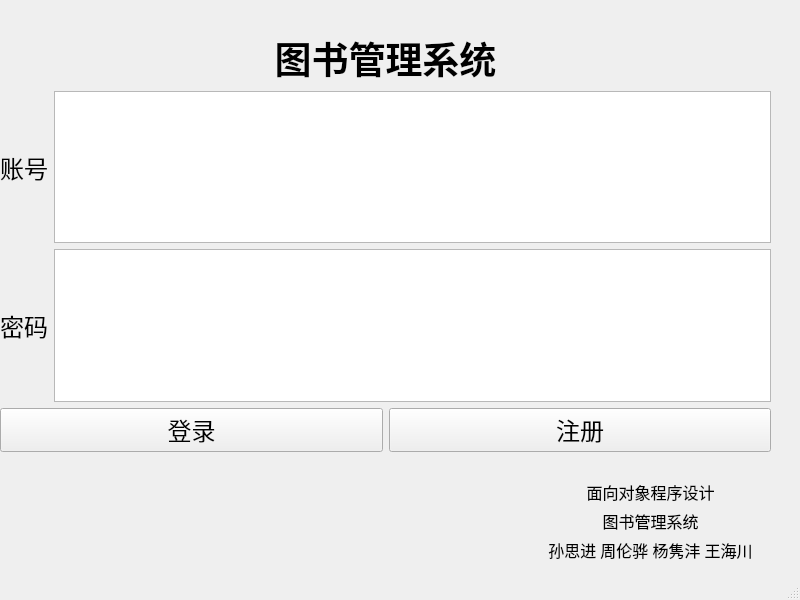
<?xml version="1.0" encoding="UTF-8"?>
<ui version="4.0">
 <class>Login</class>
 <widget class="QMainWindow" name="Login">
  <property name="geometry">
   <rect>
    <x>0</x>
    <y>0</y>
    <width>800</width>
    <height>600</height>
   </rect>
  </property>
  <property name="windowTitle">
   <string>登录</string>
  </property>
  <widget class="QWidget" name="centralwidget">
   <widget class="QWidget" name="verticalLayoutWidget">
    <property name="geometry">
     <rect>
      <x>520</x>
      <y>480</y>
      <width>261</width>
      <height>81</height>
     </rect>
    </property>
    <layout class="QVBoxLayout" name="verticalLayout">
     <item>
      <widget class="QLabel" name="label_5">
       <property name="font">
        <font>
         <family>宋体</family>
         <pointsize>12</pointsize>
        </font>
       </property>
       <property name="contextMenuPolicy">
        <enum>Qt::NoContextMenu</enum>
       </property>
       <property name="text">
        <string>面向对象程序设计</string>
       </property>
       <property name="alignment">
        <set>Qt::AlignCenter</set>
       </property>
      </widget>
     </item>
     <item>
      <widget class="QLabel" name="label_7">
       <property name="font">
        <font>
         <family>宋体</family>
         <pointsize>12</pointsize>
        </font>
       </property>
       <property name="contextMenuPolicy">
        <enum>Qt::NoContextMenu</enum>
       </property>
       <property name="text">
        <string>图书管理系统</string>
       </property>
       <property name="alignment">
        <set>Qt::AlignCenter</set>
       </property>
      </widget>
     </item>
     <item>
      <widget class="QLabel" name="label_4">
       <property name="font">
        <font>
         <family>宋体</family>
         <pointsize>12</pointsize>
        </font>
       </property>
       <property name="contextMenuPolicy">
        <enum>Qt::NoContextMenu</enum>
       </property>
       <property name="text">
        <string>孙思进 周伦骅 杨隽沣 王海川</string>
       </property>
       <property name="alignment">
        <set>Qt::AlignCenter</set>
       </property>
      </widget>
     </item>
    </layout>
   </widget>
   <widget class="QWidget" name="verticalLayoutWidget_2">
    <property name="geometry">
     <rect>
      <x>0</x>
      <y>11</y>
      <width>771</width>
      <height>441</height>
     </rect>
    </property>
    <layout class="QVBoxLayout" name="verticalLayout_2">
     <item>
      <widget class="QLabel" name="label_6">
       <property name="text">
        <string/>
       </property>
       <property name="pixmap">
        <pixmap resource="data.qrc">:/img/img/shmtulogo.png</pixmap>
       </property>
       <property name="alignment">
        <set>Qt::AlignCenter</set>
       </property>
      </widget>
     </item>
     <item>
      <layout class="QVBoxLayout" name="verticalLayout_5">
       <item>
        <widget class="QLabel" name="label_3">
         <property name="font">
          <font>
           <family>宋体</family>
           <pointsize>28</pointsize>
           <weight>75</weight>
           <bold>true</bold>
          </font>
         </property>
         <property name="text">
          <string>图书管理系统</string>
         </property>
         <property name="alignment">
          <set>Qt::AlignCenter</set>
         </property>
        </widget>
       </item>
       <item>
        <layout class="QHBoxLayout" name="horizontalLayout_2">
         <item>
          <layout class="QVBoxLayout" name="verticalLayout_3">
           <item>
            <widget class="QLabel" name="label">
             <property name="font">
              <font>
               <family>宋体</family>
               <pointsize>18</pointsize>
              </font>
             </property>
             <property name="text">
              <string>账号</string>
             </property>
             <property name="alignment">
              <set>Qt::AlignCenter</set>
             </property>
            </widget>
           </item>
           <item>
            <widget class="QLabel" name="label_2">
             <property name="font">
              <font>
               <family>宋体</family>
               <pointsize>18</pointsize>
              </font>
             </property>
             <property name="text">
              <string>密码</string>
             </property>
             <property name="alignment">
              <set>Qt::AlignCenter</set>
             </property>
            </widget>
           </item>
          </layout>
         </item>
         <item>
          <layout class="QVBoxLayout" name="verticalLayout_4">
           <item>
            <widget class="QTextEdit" name="account">
             <property name="font">
              <font>
               <family>宋体</family>
               <pointsize>24</pointsize>
              </font>
             </property>
             <property name="frameShadow">
              <enum>QFrame::Sunken</enum>
             </property>
            </widget>
           </item>
           <item>
            <widget class="QTextEdit" name="passowrd">
             <property name="font">
              <font>
               <family>宋体</family>
               <pointsize>24</pointsize>
              </font>
             </property>
             <property name="frameShadow">
              <enum>QFrame::Sunken</enum>
             </property>
            </widget>
           </item>
          </layout>
         </item>
        </layout>
       </item>
       <item>
        <layout class="QHBoxLayout" name="horizontalLayout_3">
         <item>
          <widget class="QPushButton" name="login">
           <property name="font">
            <font>
             <family>宋体</family>
             <pointsize>18</pointsize>
            </font>
           </property>
           <property name="text">
            <string>登录</string>
           </property>
           <property name="checkable">
            <bool>false</bool>
           </property>
           <property name="flat">
            <bool>false</bool>
           </property>
          </widget>
         </item>
         <item>
          <widget class="QPushButton" name="regist">
           <property name="font">
            <font>
             <family>宋体</family>
             <pointsize>18</pointsize>
            </font>
           </property>
           <property name="text">
            <string>注册</string>
           </property>
          </widget>
         </item>
        </layout>
       </item>
      </layout>
     </item>
    </layout>
   </widget>
  </widget>
  <widget class="QStatusBar" name="statusbar"/>
 </widget>
 <resources>
  <include location="data.qrc"/>
 </resources>
 <connections/>
</ui>
